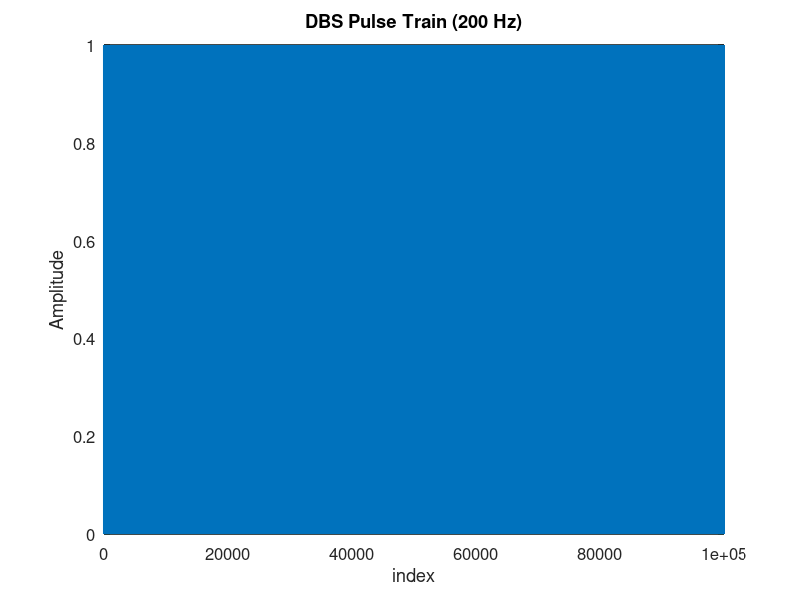

Recreate this plot in MATLAB.
%% ===============================
%  DBS Pulse Train Generator
%  ===============================

% clear; clc;

%% ===== User-defined parameters =====
f_DBS      = 200;      % DBS frequency (Hz)
T_total    = 10;       % total stimulation time (s)
dt         = 0.1e-3;   % sampling resolution (s) -> 0.1 ms
pulse_w    = 0.3e-3;   % pulse width (s) -> 0.3 ms
A          = 1;        % pulse amplitude (scalar)

%% ===== Derived parameters =====
Fs         = 1/dt;                 % sampling frequency
N_total    = round(T_total/dt);    % total number of samples
t          = (0:N_total-1) * dt;   % time vector

T_period   = 1/f_DBS;              % period of DBS
N_period   = round(T_period/dt);   % samples per period

N_pulse    = round(pulse_w/dt);    % samples per pulse
% (0.3 ms / 0.1 ms = 3 samples; 


%% ===== Generate pulse train =====
dbs = zeros(1, N_total);

for k = 1:N_period:N_total
    idx_end = min(k + N_pulse - 1, N_total);
    dbs(k:idx_end) = A;
end

%% ===== Plot first 100 ms for visualization =====
figure;
plot(t*(1/dt), dbs, 'LineWidth', 1.5);
%xlim([0 100]);  % show first 100 ms
xlabel('index');
ylabel('Amplitude');
title(['DBS Pulse Train (' num2str(f_DBS) ' Hz)']);
set(gca,'FontSize',12,'LineWidth',1.2);
